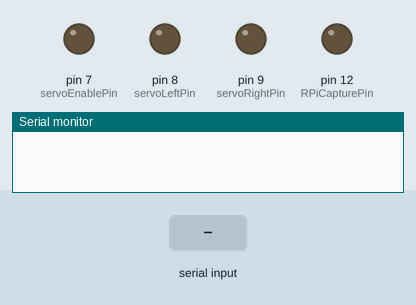
The sketch below on a simulated Arduino Mega 2560, built with avr-gcc and run on an emulated ATmega2560. On the bench: output pins drawn as LEDs (lit = HIGH), the last lines printed to the serial monitor. The inputs (shaded band) are chosen by the test bench.

Above: at 1.2 s.
1.3 s: "F" received over the second serial link
At 2.3 s:
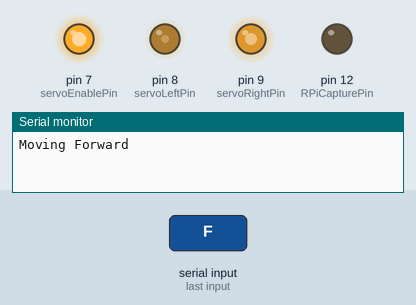
2.8 s: "B" received over the second serial link
At 3.5 s:
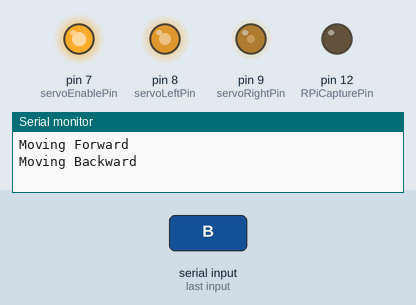
4.3 s: "C" received over the second serial link
At 4.6 s:
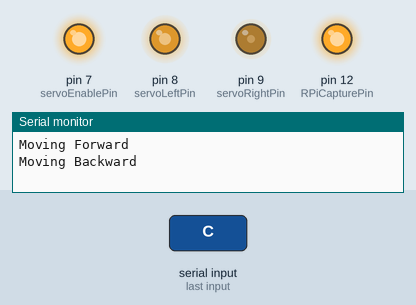
6.3 s: "S" received over the second serial link
At 7.4 s:
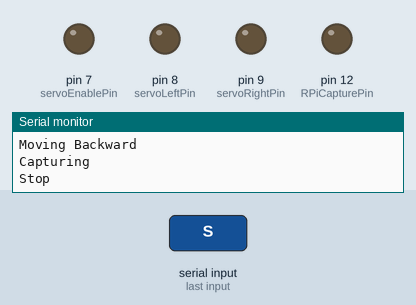
7.8 s: "C" received over the second serial link
At 8.2 s:
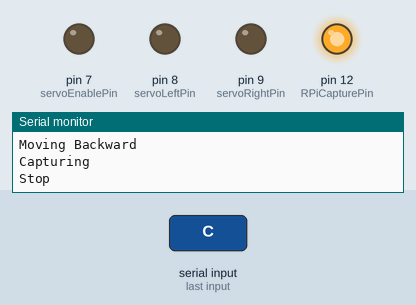
Timing chart, 0 to 10.8 s (numbered marks = the images above; inputs shaded):
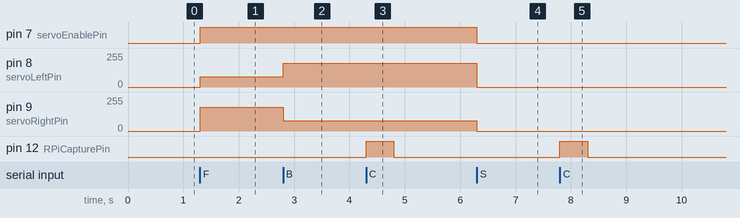

The sketch:

lb_v0.1.ino
```cpp
#include "config.h"
#include "movements.h"

void setup() {
  Serial.begin(9600);
  xbeeSerial.begin(9600);
  //time_setup();
  ServoSetup();
  pinMode(RPiCapturePin,OUTPUT);
}

void loop(){
  if(xbeeSerial.available() > 0){
    char in = xbeeSerial.read();
    switch(in){
      case 'F': // Forward
        ServoMove(50);
        Serial.println("Moving Forward");
        xbeeSerial.write('A');
        break;

      case 'B': // Backward
        ServoMove(-50);
        Serial.println("Moving Backward");
        xbeeSerial.write('A');
        break;

      case 'S': // Stop
        ServoStop();
        Serial.println("Stop");
        xbeeSerial.write('A');
        break;

      case 'C': // Stop
        digitalWrite(RPiCapturePin,HIGH);
        delay(500);
        Serial.println("Capturing");
        xbeeSerial.write('A');
        digitalWrite(RPiCapturePin,LOW);
        break;
    }
  }
}
```

movements.h
```cpp
#include "config.h"

/* Servo motor functions */

// Pinout setup
void ServoSetup();

void ServoStop();

// Level: the level over or below the
// stop offset to set a forward or
// backward movement
void ServoMove(char level);


/* DC motor function */

// Pinout setup
void DcSetup();

void DcStop();

// Level: the level over or below the
// stop offset to set a forward or
// backward movement
void DcMove(char level);
```

servoMovement.cpp
```cpp
#include "config.h"
#include "movements.h"
#include <Arduino.h>

void ServoSetup(){
  pinMode(servoEnablePin,OUTPUT);
  pinMode(servoRightPin,OUTPUT); // Right servo
  pinMode(servoLeftPin,OUTPUT);  // Left servo
}

void ServoStop(){
  // Turning off PWM
  analogWrite(servoRightPin,0);
  analogWrite(servoLeftPin,0);

  // Disabling server power supplier
  digitalWrite(servoEnablePin,LOW);
}


// Level: the level over or below the
// stop offset to set a forward or
// backward movement
void ServoMove(char level){
  // Enabling servo power supplier
  digitalWrite(servoEnablePin,HIGH);

  // Using the stop offset to move
  // forward or backward
  analogWrite(servoRightPin,servoRightStopOffset + level);
  analogWrite(servoLeftPin,servoLeftStopOffset - level);
}
```

config.h
```cpp
/* File for main configuration */

// Pinout for send order to RPi to take a picture
// and recive the confirmation of picture taken
#define RPiCapturePin 12
#define RPiConfirmedPin 11

// Serial ports
#define xbeeSerial Serial1

// Activation time for sampling sensors
#define T_HOUR   14
#define T_MINUTE 00
#define T_SECOND 00

// AT codes
#define AT_Rejected 'R' // Rejected by Atomatic Mode
#define AT_Accepted 'A' // Accepted

// Servor motor control pinout
#define servoEnablePin 7
#define servoRightPin 9
#define servoLeftPin 8
#define servoRightStopOffset 128
#define servoLeftStopOffset 128

// Dc motor control pinout
#define dcEnablePin 3
#define dcRightPin 4
#define dcLeftPin 5
#define dcRightStopOffset 128
#define dcLeftStopOffset 128
```

Measured:
- after the input at 1.3 s, pin 7 (servoEnablePin): LOW → HIGH at once; pin 8 (servoLeftPin): 0/255 → 78/255 at once; pin 9 (servoRightPin): 0/255 → 178/255 at once
- after the input at 2.8 s, pin 8 (servoLeftPin): 78/255 → 178/255 at once; pin 9 (servoRightPin): 178/255 → 78/255 at once
- after the input at 4.3 s, pin 12 (RPiCapturePin): LOW → HIGH at once, → LOW 0.50 s later
- after the input at 6.3 s, pin 7 (servoEnablePin): HIGH → LOW at once; pin 8 (servoLeftPin): 178/255 → 0/255 at once; pin 9 (servoRightPin): 78/255 → 0/255 at once
- after the input at 7.8 s, pin 12 (RPiCapturePin): LOW → HIGH at once, → LOW 0.50 s later
